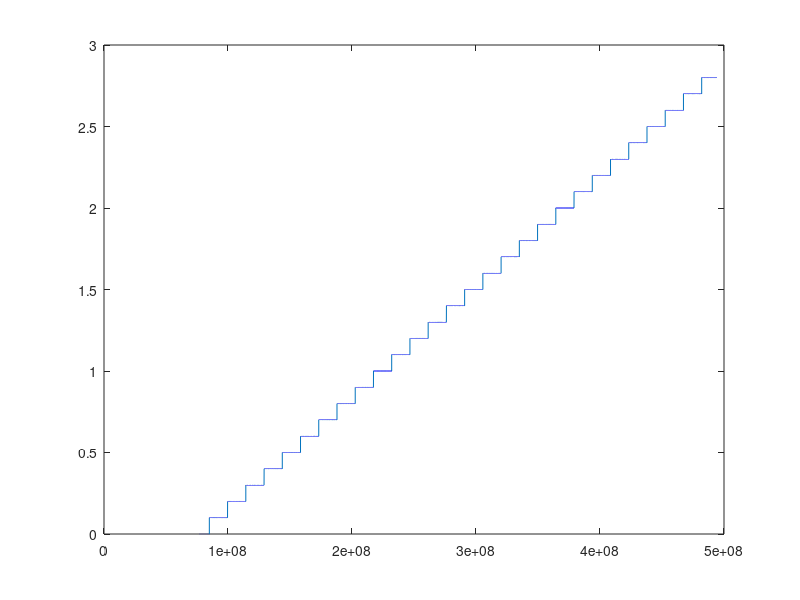
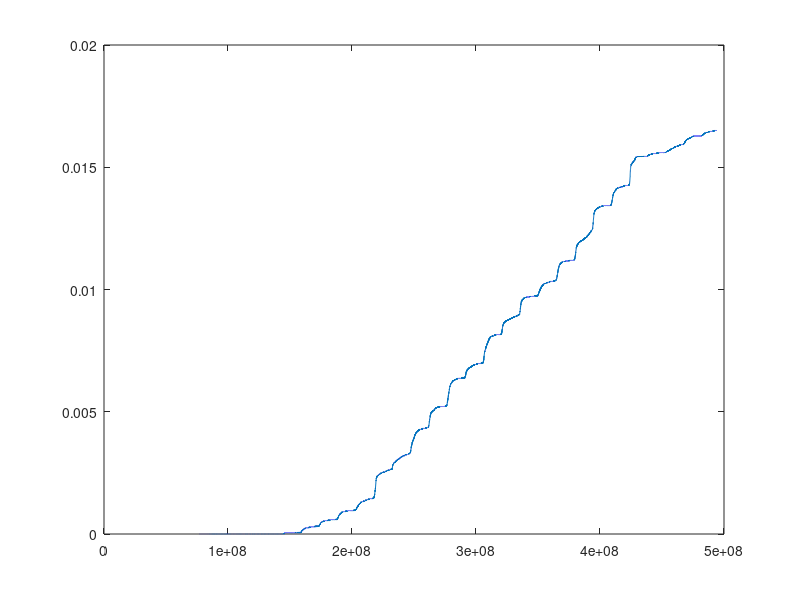
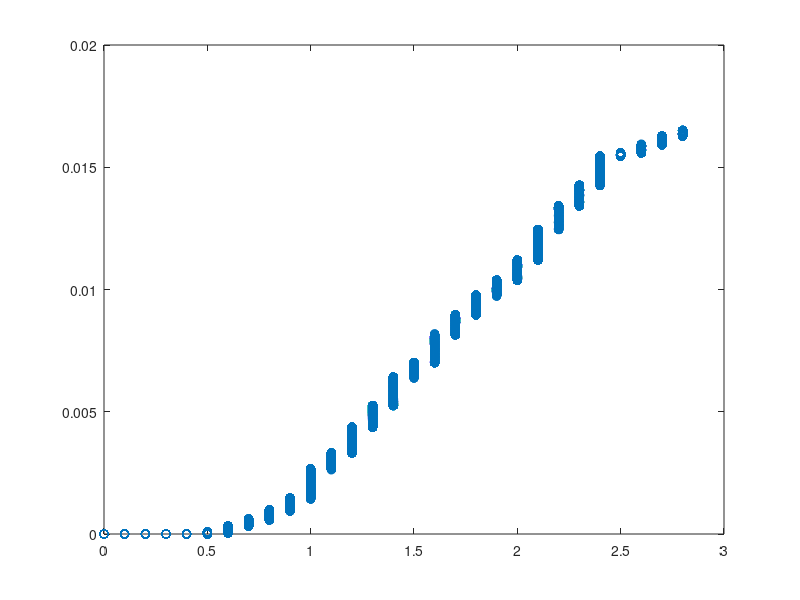
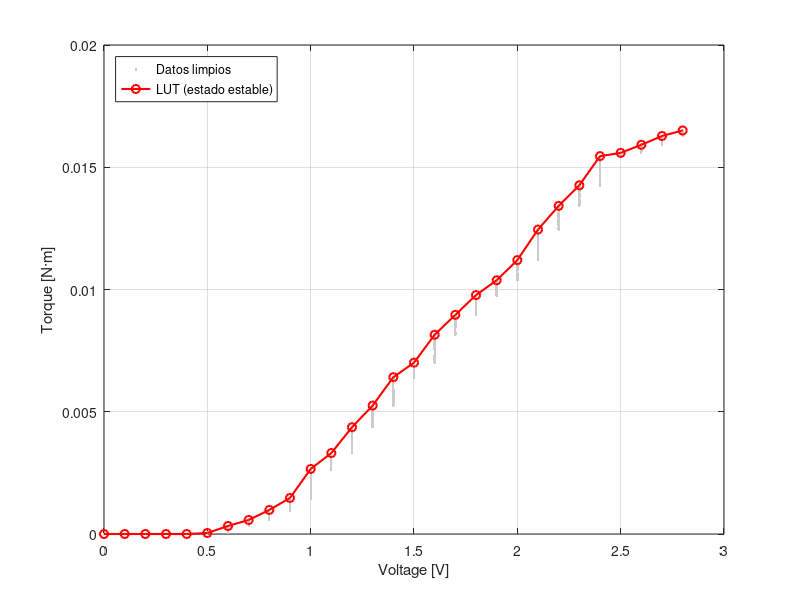

The MATLAB source for these figures, in order: (Note: this script raises an error after producing the figures.)
%% ========================================================================
%  AEROPENDULUM - 2) PLOTS Y ACTUALIZACION
%  ------------------------------------------------------------------------
%  Carga datos_procesados.mat (esto tambien ACTUALIZA el workspace con
%  J, b, mgl, V_lut, T_lut, voltageProfile, etc. para Simulink) y grafica.
%
%  Secciones 2 y 3: solo datos procesados (no requieren simulacion).
%  Secciones 4 y 5: comparan contra Simulink -> correr la simulacion primero.
% ========================================================================

%% 1. Cargar / actualizar workspace
load('datos_procesados.mat');

%% 2. Tratamiento de datos: señales recortadas
% t - voltage
figure;
plot(t(initial:end-final), voltage(initial:end-final))

% t - torque
figure;
plot(t(initial:end-final), torque(initial:end-final))

% volt - torque
figure;
plot(voltage(initial:end-final), torque(initial:end-final), 'o');

%% 3. LUT y ajuste
% Verificacion LUT medida (estado estable)
figure;
plot(cleanVoltage, cleanTorque, '.', 'Color', [0.8 0.8 0.8]); hold on
plot(V_meas, T_meas, 'ro-', 'LineWidth', 1.5);
xlabel('Voltage [V]'); ylabel('Torque [N·m]');
legend('Datos limpios', 'LUT (estado estable)', 'Location', 'northwest');
grid on;

% Verificacion LUT extendida + ajuste
figure;
plot(cleanVoltage, cleanTorque, '.', 'Color', [0.8 0.8 0.8]); hold on
plot(V_lut, T_lut, 'ro', 'LineWidth', 1.5);
vv = linspace(0, V_ext_max, 300);
plot(vv, T_of_V(vv), 'b-', 'LineWidth', 1.5);
xline(Vl(end), '--k');
yline(mgl, ':r');                                % torque max. medible con sin(theta)
xlabel('Voltage [V]'); ylabel('Torque [N·m]');
legend('Datos limpios','LUT','LUT + ajuste','Fin de LUT','mgl (sin\theta = 1)', ...
       'Location','northwest');
grid on;

%% 4. PWM exp vs simu (Correr simu primero)
if ~exist('out','var')
    error('No existe "out". Corre la simulacion en Simulink primero.');
end

% t_exp - pwm_exp
figure;
plot(t_exp(1:end-final), pwm(t_start:end-final))

hold on

% t_mod - pwm_mod (simulink)
t_mod_pwm = out.mod_pwm.time;
pwm_mod   = out.mod_pwm.signals.values*100/5;

stairs(t_mod_pwm, pwm_mod);
legend('exp', 'simu')

%% 5. Angulo exp vs simu (Correr simu primero)
if ~exist('out','var')
    error('No existe "out". Corre la simulacion en Simulink primero.');
end

start     = 7528 - 3335;   % desfase entre inicio exp y simulacion [muestras]
final_ang = 5000;          % muestras recortadas al final

t_mod_angle = out.mod_angle.time;
angle_mod   = out.mod_angle.signals.values;

figure;
plot(t_exp((start+1):end-final_ang), angle((t_start + start):end-final_ang))
hold on;

plot(t_mod_angle, angle_mod);

legend('exp', 'simu')
xlabel('t[s]'); ylabel('Angle [deg]');

hold off;

%% 6. Datos importados (revision rapida)
figure;
plot(t, pwm, 'o-');
xlabel('t');
ylabel('PWM');
grid on;

figure;
plot(t, angle, 'o-');
xlabel('t');
ylabel('Angle');
grid on;
